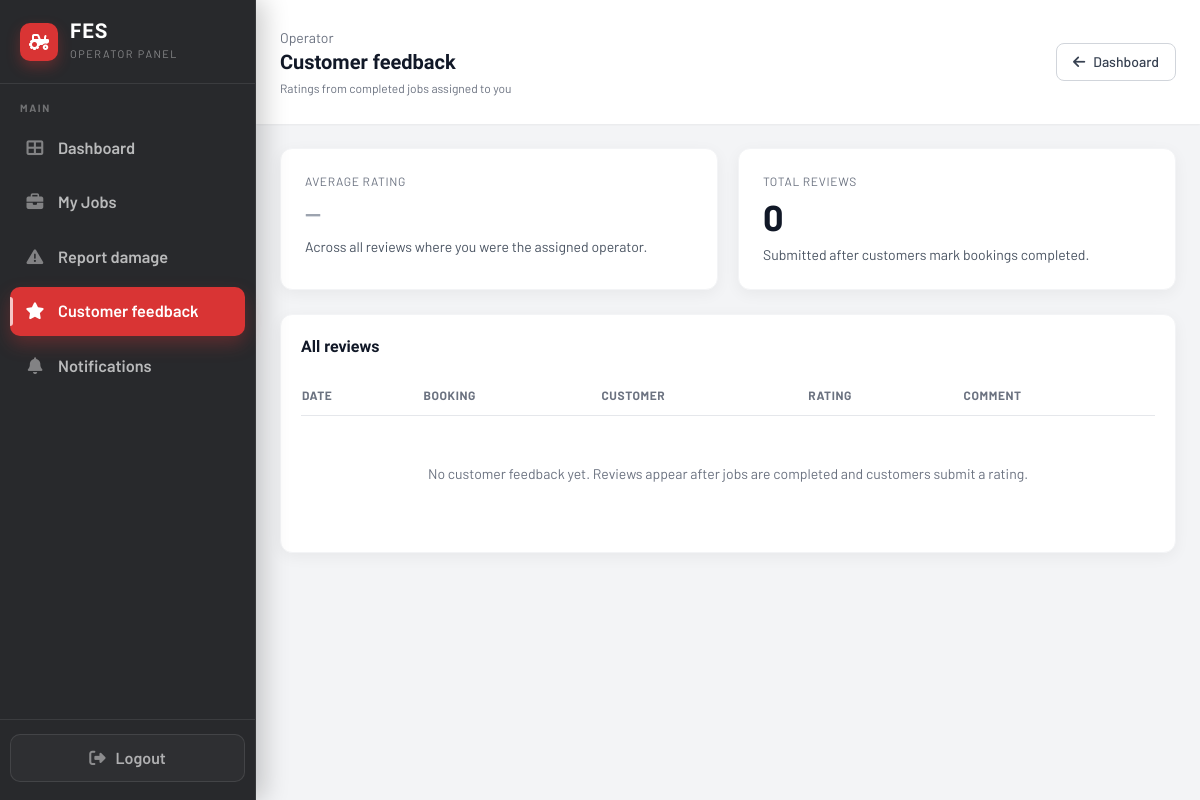
Before: /Pages/operator/feedback.php (signed in) with the older database file.
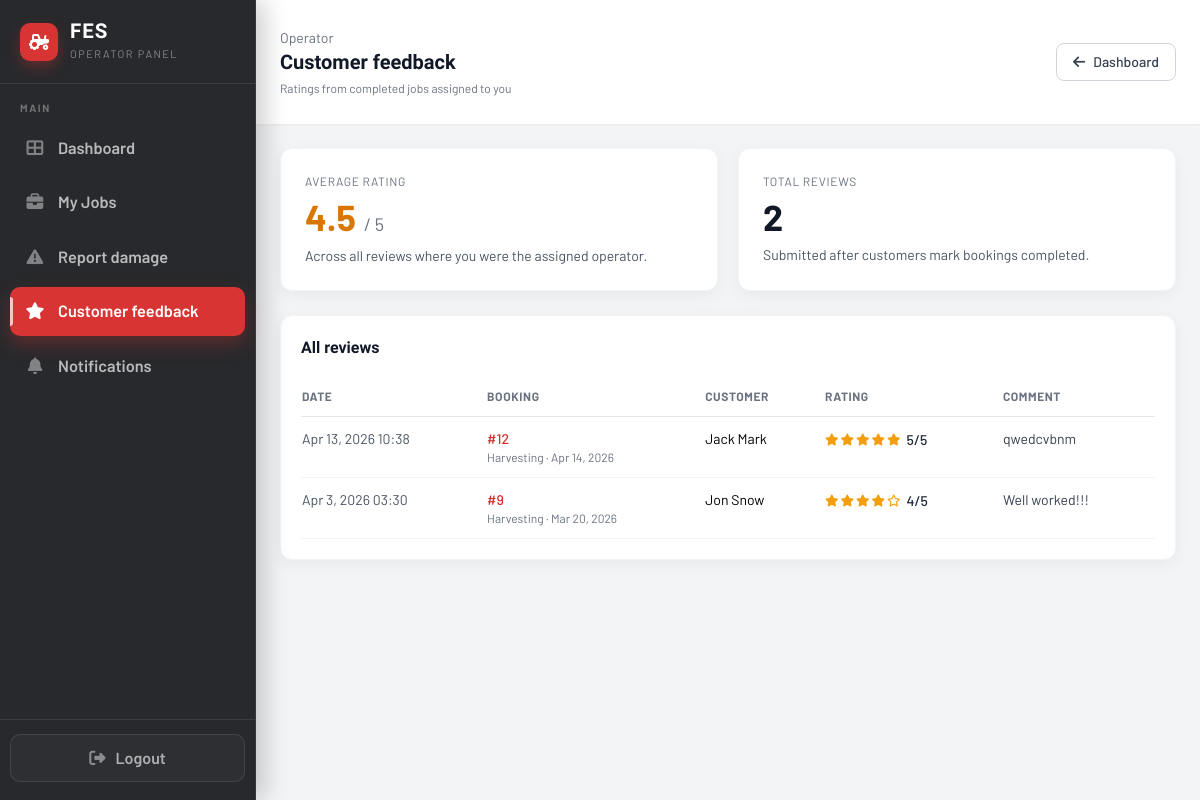
After: the same page with the newer database file.
### tables this page shows
CREATE TABLE IF NOT EXISTS `booking_feedback` (
  `feedback_id` int UNSIGNED NOT NULL AUTO_INCREMENT,
  `booking_id` int NOT NULL,
  `customer_id` int NOT NULL COMMENT 'users.user_id',
  `operator_id` int DEFAULT NULL COMMENT 'bookings.operator_id at time of feedback',
  `rating` tinyint UNSIGNED NOT NULL COMMENT '1-5 overall service',
  `comment` text,
  `created_at` timestamp NOT NULL DEFAULT CURRENT_TIMESTAMP,
  PRIMARY KEY (`feedback_id`),
  UNIQUE KEY `uq_booking_feedback_booking` (`booking_id`),
  KEY `idx_booking_feedback_customer` (`customer_id`),
  KEY `idx_booking_feedback_operator` (`operator_id`)
);

CREATE TABLE IF NOT EXISTS `bookings` (
  `booking_id` int NOT NULL AUTO_INCREMENT,
  `customer_id` int NOT NULL,
  `operator_id` int DEFAULT NULL,
  `equipment_id` varchar(50) NOT NULL,
  `booking_date` date NOT NULL,
  `service_days` int NOT NULL DEFAULT '1',
  `service_type` varchar(50) NOT NULL,
  `service_location` varchar(255) NOT NULL,
  `contact_phone` varchar(50) NOT NULL,
  `field_lat` decimal(10,7) DEFAULT NULL,
  `field_lng` decimal(10,7) DEFAULT NULL,
  `field_address` varchar(255) DEFAULT NULL,
  `field_polygon` longtext,
  `field_hectares` decimal(10,2) DEFAULT NULL,
  `notes` text,
  `estimated_total_cost` decimal(12,2) NOT NULL DEFAULT '0.00',
  `payment_status` enum('unpaid','pending','paid','failed') NOT NULL DEFAULT 'unpaid',
  `payment_tx_ref` varchar(120) DEFAULT NULL,
  `payment_paid_at` datetime DEFAULT NULL,
  `status` enum('pending','confirmed','in_progress','completed','cancelled') NOT NULL DEFAULT 'pending',
  `operator_start_time` datetime DEFAULT NULL COMMENT 'Set when operator marks job In progress',
  `operator_end_time` datetime DEFAULT NULL COMMENT 'Set when operator marks job Completed',
  `created_at` timestamp NULL DEFAULT CURRENT_TIMESTAMP,
  `updated_at` timestamp NULL DEFAULT CURRENT_TIMESTAMP ON UPDATE CURRENT_TIMESTAMP,
  PRIMARY KEY (`booking_id`),
  KEY `customer_id` (`customer_id`),
  KEY `equipment_id` (`equipment_id`),
  KEY `status` (`status`),
  KEY `idx_bookings_operator_id` (`operator_id`)
);

CREATE TABLE IF NOT EXISTS `users` (
  `user_id` int NOT NULL AUTO_INCREMENT,
  `name` varchar(255) NOT NULL,
  `email` varchar(255) NOT NULL,
  `password_hash` varchar(255) NOT NULL,
  `role` enum('customer','admin','operator') NOT NULL DEFAULT 'customer',
  `created_at` timestamp NOT NULL DEFAULT CURRENT_TIMESTAMP,
  `updated_at` timestamp NOT NULL DEFAULT CURRENT_TIMESTAMP ON UPDATE CURRENT_TIMESTAMP,
  `password_reset_token` varchar(64) DEFAULT NULL,
  `password_reset_expires` datetime DEFAULT NULL,
  PRIMARY KEY (`user_id`),
  UNIQUE KEY `email` (`email`)
);

### includes/fes_date.php (called while the page is built, shortened)
<?php
function fes_format_date_safe($value, string $format, string $fallback = '—'): string
{
    $raw = trim((string)$value);
    $ts = strtotime($raw);
    return date($format, $ts);
}

### Pages/operator/feedback.php (the view, shortened to what the changed rows need)
<?php
require_once __DIR__ . '/../../includes/fes_date.php';
$operatorId = (int)($_SESSION['user_id'] ?? 0);
$rows = [];
$avgRating = null;
$reviewCount = 0;
try {
    $conn = getDBConnection();
    $sumSql = 'SELECT AVG(rating) AS av, COUNT(*) AS c FROM booking_feedback WHERE operator_id = ?';
    if ($stmt = $conn->prepare($sumSql)) {
        $stmt->bind_param('i', $operatorId);
        $stmt->execute();
        $res = $stmt->get_result();
        if ($row = $res->fetch_assoc()) {
            $reviewCount = (int)($row['c'] ?? 0);
            if ($reviewCount > 0 && $row['av'] !== null) {
                $avgRating = round((float)$row['av'], 2);
            }
        }
    }
    $listSql = "SELECT bf.feedback_id, bf.booking_id, bf.rating, bf.comment, bf.created_at,
                       c.name AS customer_name,
                       b.service_type, b.booking_date
                FROM booking_feedback bf
                LEFT JOIN users c ON c.user_id = bf.customer_id
                LEFT JOIN bookings b ON b.booking_id = bf.booking_id
                WHERE bf.operator_id = ?
                ORDER BY bf.created_at DESC";
    if ($stmt = $conn->prepare($listSql)) {
        $stmt->bind_param('i', $operatorId);
        $stmt->execute();
        $res = $stmt->get_result();
        while ($r = $res->fetch_assoc()) {
            $rows[] = $r;
        }
    }
} catch (Throwable $e) {
    error_log('Operator feedback page: ' . $e->getMessage());
    if (str_contains($e->getMessage(), 'booking_feedback') || ($e instanceof mysqli_sql_exception && $e->getCode() == 1146)) {
        $loadError = 'Feedback is not available yet. Ask an admin to run database/add_booking_feedback.sql.';
    } else {
        $loadError = 'Could not load feedback.';
    }
}
?>
<!DOCTYPE html>
<html lang="en">
<head>
    <link rel="stylesheet" href="https://cdnjs.cloudflare.com/ajax/libs/font-awesome/6.4.0/css/all.min.css">
    <script src="https://cdn.tailwindcss.com"></script>
</head>
<body class="bg-gray-100">
<div class="min-h-screen w-full">
    <div class="min-h-screen" id="main-content">
        <header class="bg-white px-6 py-7 flex items-center justify-between shadow-sm">
            <div class="flex items-center gap-3">
                <div>
                    <h1 class="text-xl font-semibold text-gray-900">Customer feedback</h1>
                </div>
            </div>
        </header>
        <main class="flex-1 overflow-y-auto p-6">
            <div class="grid grid-cols-1 sm:grid-cols-2 gap-5 mb-6">
                <div class="bg-white rounded-xl shadow-card p-6 border border-gray-100">
                    <div class="mt-2 flex items-baseline gap-2">
                        <?php if ($avgRating !== null): ?>
                            <span class="text-4xl font-bold text-amber-600"><?php echo htmlspecialchars((string)$avgRating); ?></span>
                            <span class="text-lg text-gray-500">/ 5</span>
                        <?php else: ?>
                            <span class="text-2xl font-semibold text-gray-400">—</span>
                        <?php endif; ?>
                    </div>
                </div>
                <div class="bg-white rounded-xl shadow-card p-6 border border-gray-100">
                    <div class="text-xs text-gray-500 uppercase tracking-wider">Total reviews</div>
                    <div class="mt-2 text-4xl font-bold text-gray-900"><?php echo (int)$reviewCount; ?></div>
                    <p class="mt-2 text-sm text-gray-600">Submitted after customers mark bookings completed.</p>
                </div>
            </div>
            <section class="bg-white rounded-xl shadow-card p-5 border border-gray-100">
                <h2 class="text-base font-semibold text-gray-900 mb-4">All reviews</h2>
                <div class="overflow-x-auto">
                    <table class="min-w-full text-sm">
                        <thead>
                            <tr class="text-left text-xs font-medium text-gray-500 border-b uppercase tracking-wider">
                                <th class="py-3 pr-4">Date</th>
                                <th class="py-3 pr-4">Booking</th>
                                <th class="py-3 pr-4">Customer</th>
                                <th class="py-3 pr-4">Rating</th>
                                <th class="py-3 pr-4">Comment</th>
                            </tr>
                        </thead>
                        <tbody>
                            <?php if (empty($rows)): ?>
                                <tr>
                                    <td colspan="5" class="py-12 text-center text-gray-500">
                                        No customer feedback yet. Reviews appear after jobs are completed and customers submit a rating.
                                    </td>
                                </tr>
                            <?php else: ?>
                                <?php foreach ($rows as $r): ?>
                                    <tr class="border-b border-gray-100 align-top">
                                        <td class="py-3 pr-4 whitespace-nowrap text-gray-600">
                                            <?php echo htmlspecialchars(fes_format_date_safe($r['created_at'] ?? null, 'M j, Y H:i', '—')); ?>
                                        </td>
                                        <td class="py-3 pr-4">
                                            <a href="job_details.php?id=<?php echo (int)$r['booking_id']; ?>" class="font-medium text-fes-red hover:underline">#<?php echo (int)$r['booking_id']; ?></a>
                                            <div class="text-xs text-gray-500"><?php echo htmlspecialchars(ucfirst(str_replace('_', ' ', (string)($r['service_type'] ?? '')))); ?> · <?php echo htmlspecialchars(fes_format_date_safe($r['booking_date'] ?? null, 'M j, Y', '')); ?></div>
                                        </td>
                                        <td class="py-3 pr-4"><?php echo htmlspecialchars((string)($r['customer_name'] ?? '—')); ?></td>
                                        <td class="py-3 pr-4">
                                            <span class="inline-flex items-center gap-0.5 text-amber-500">
                                                <?php for ($s = 1; $s <= 5; $s++): ?>
                                                    <i class="<?php echo $s <= (int)$r['rating'] ? 'fas' : 'far'; ?> fa-star text-xs"></i>
                                                <?php endfor; ?>
                                                <span class="ml-1 text-gray-800 font-medium"><?php echo (int)$r['rating']; ?>/5</span>
                                            </span>
                                        </td>
                                        <td class="py-3 pr-4 max-w-md">
                                            <?php if (trim((string)($r['comment'] ?? '')) !== ''): ?>
                                                <div class="text-gray-700 whitespace-pre-wrap break-words"><?php echo htmlspecialchars((string)$r['comment']); ?></div>
                                            <?php else: ?>
                                                <span class="text-gray-400">—</span>
                                            <?php endif; ?>
                                        </td>
                                    </tr>
                                <?php endforeach; ?>
                            <?php endif; ?>
                        </tbody>
                    </table>
                </div>
            </section>
        </main>
    </div>
</div>
</body>
</html>

Changed rows visible on the page:
added booking_feedback: created_at "Apr 13, 2026 10:38", booking "12", booking.service_type "Harvesting", booking.booking_date "Apr 14, 2026", users.name "Jack Mark", rating "5", comment "qwedcvbnm"
added booking_feedback: created_at "Apr 3, 2026 03:30", booking "9", booking.service_type "Harvesting", booking.booking_date "Mar 20, 2026", users.name "Jon Snow", rating "4", comment "Well worked!!!"
Other visible differences:
$avgRating: (not shown) → "4.5"
$reviewCount: "0" → "2"
text no longer shown: "— No customer feedback yet. Reviews appear after jobs are completed and customers submit a rating."
text now shown: "/ 5"
